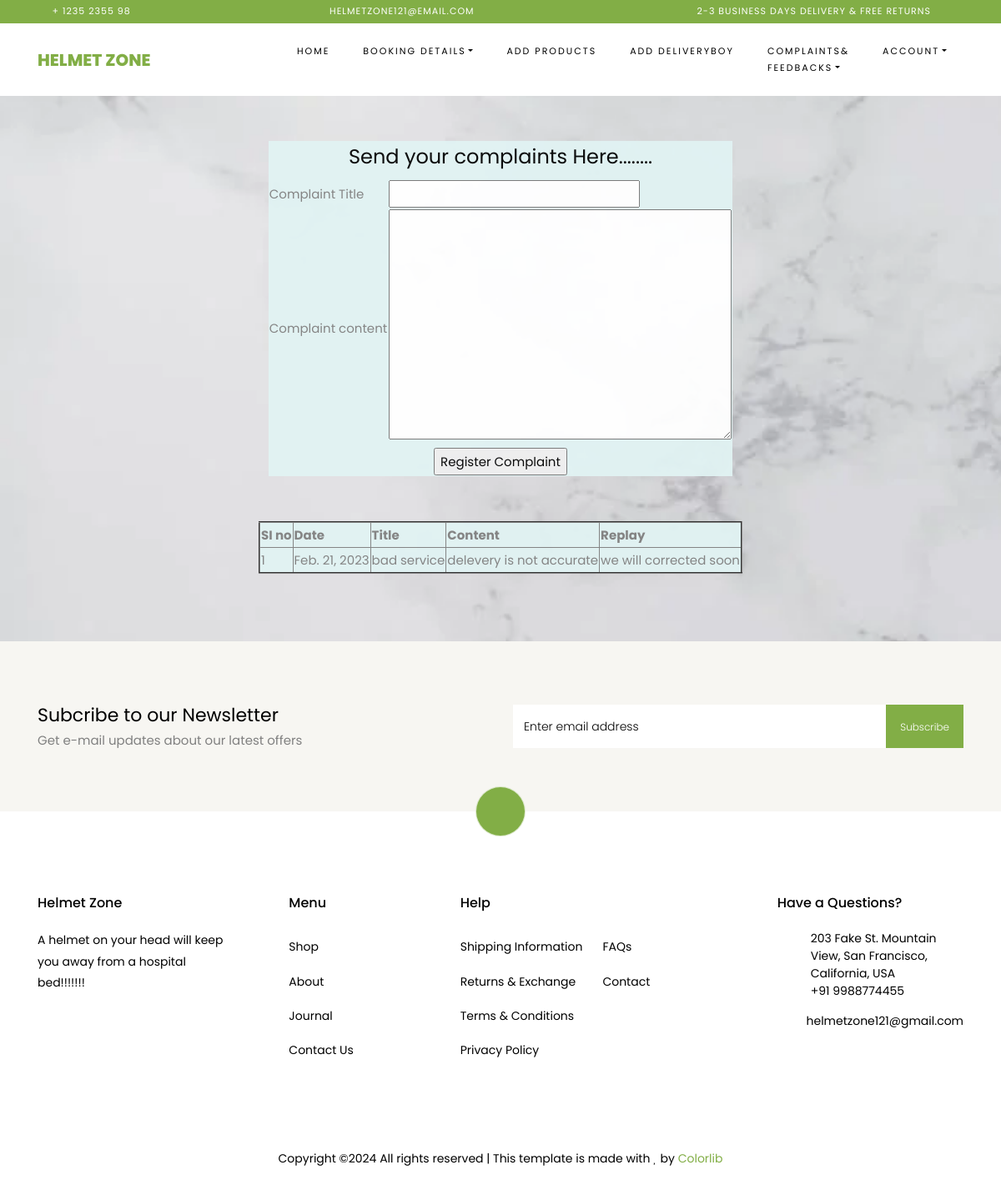
Page /seller/sntacomplaint/ (signed in) on the committed database.
### Admin/models.py (models this page shows)
class Complaint(models.Model):
    complaint_title=models.CharField(max_length=400)
    date=models.DateField(auto_now=True)
    user=models.IntegerField(default=0)
    seller=models.IntegerField(default=0)
    content=models.CharField(max_length=400)
    complaint_status=models.IntegerField(default=0)
    complaint_replay=models.CharField(max_length=99,default="not viewed yet")

### Seller/views.py (the view)
# urls.py: path('sntacomplaint/',views.COMP,name="sntcomplaint"),
def COMP(request):
    if 'sid' in request.session:
        sellf=Complaint.objects.filter(seller__gt=0)
        selid=int(request.session["sid"])
        if request.method=="POST":
            Complaint.objects.create(complaint_title=request.POST.get('title1'),content=request.POST.get('content1'),seller=selid)
            return render(request,"Seller/sntcomplaint.html",{'sellf':sellf})
        else:
            return render(request,"Seller/sntcomplaint.html",{'sellf':sellf})
    else:
        return redirect("Guest:login")

### Seller/Templates/Seller/sntcomplaint.html (shortened to what this page needs)
{% extends 'Seller/Head.html' %}
{% load static %}
{% block content %}
<!DOCTYPE html>
<html lang="en">
<head>
</head>
    <div class="pcoded-inner-content">
<body>
    <br><br>
    <form action="" method="POST">
        <table align="center" border="0" class="clrfrm">
            <tr><td colspan="2" align="center"><h4 align="center">Send your complaints Here........</h4></td></tr>
            <tr>
                <td>Complaint Title</td>
                <td><input type="text" name="title1" id=""></td>
            </tr>
            <tr>
                <td>Complaint content</td>
                <td><textarea name="content1" id="" cols="30" rows="10"></textarea></td>
            </tr>
            <tr>
                <td colspan="2" align="center"><input type="submit" value="Register Complaint"></td>
            </tr>
        </table>
        <br><br>
        <table align="center" border="2" class="clrfrm">
            <tr>
                <th>SI no</th>
                <th>Date</th>
                <th>Title</th>
                <th>Content</th>
                <th>Replay</th>
            </tr>
            <tr>
            {% for i in sellf %}
        <tr>
            <td>{{forloop.counter}}</td>
            <td>{{i.date}}</td>
            <td>{{i.complaint_title}}</td>
            <td>{{i.content}}</td>
            <td>{{i.complaint_replay}}</td>
            </tr>
            {% endfor %}
        </table>
    </form>
    <br><br><br>
</div>
</body>
</html>
{% endblock content %}

### Seller/Templates/Seller/sntcomplaint.html (style rules this page uses)
.pcoded-inner-content { background-image: url(../../../Guest/static/main/images/pexels-photo-1323712.webp); background-repeat: no-repeat; background-attachment: fixed; background-size:cover; }
.clrfrm { background-color: rgb(225, 243, 243); opacity:95%; }

### rows in the picture
Complaint: date "Feb. 21, 2023", complaint_title "bad service", content "delevery is not accurate", complaint_replay "we will corrected soon"
